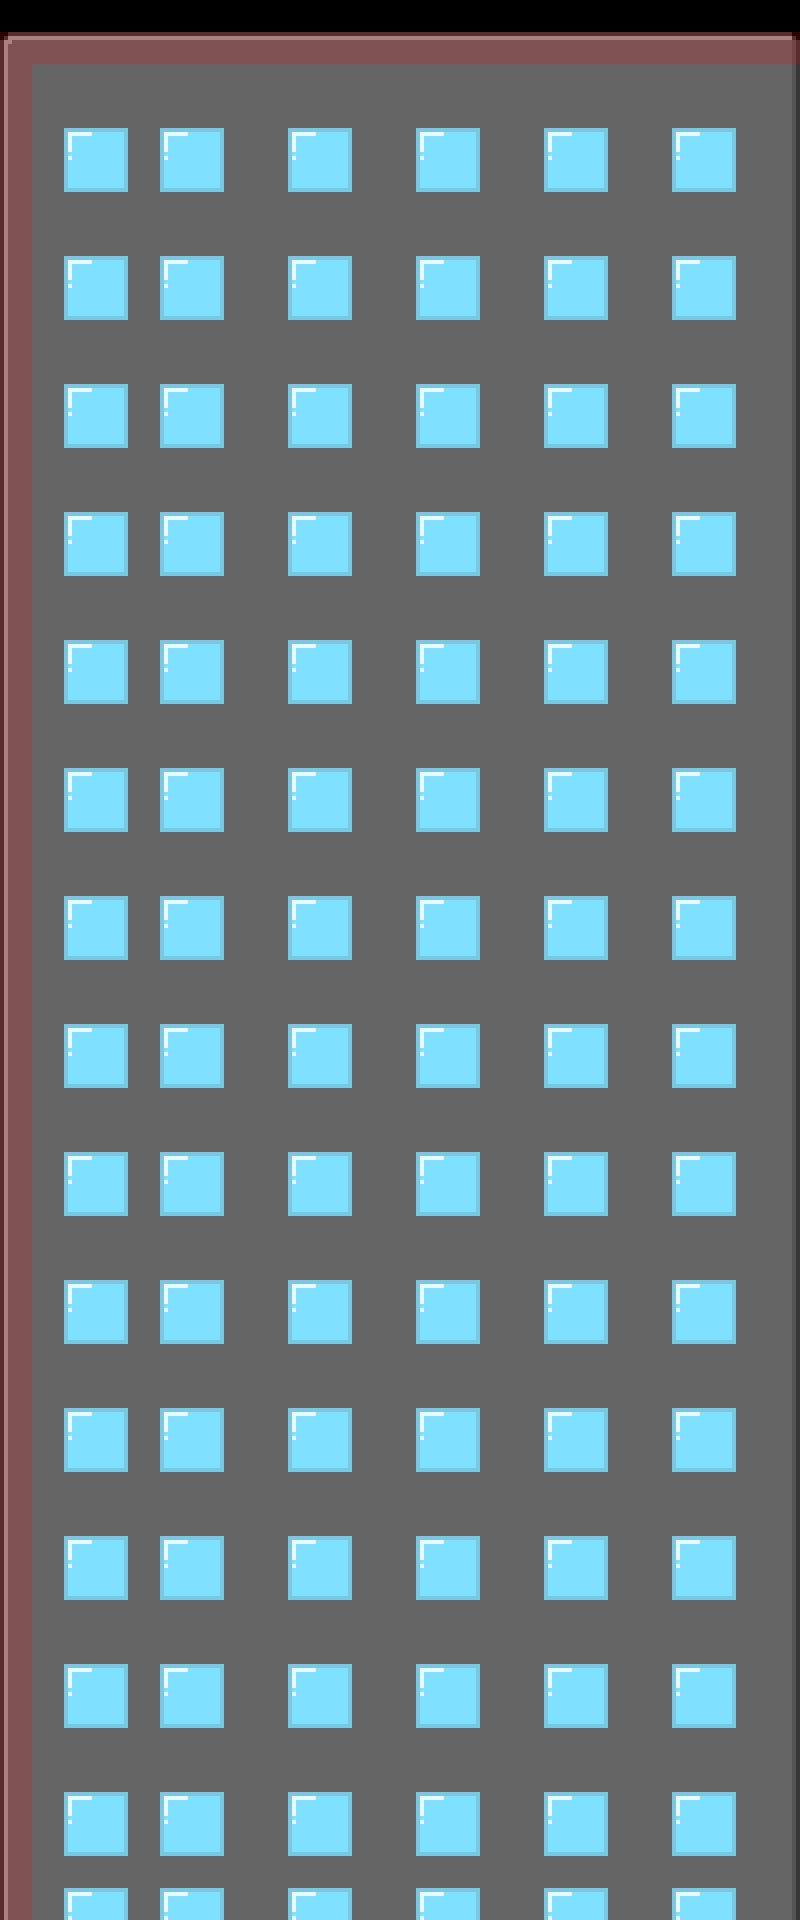

Tiled map render using the project's own tile images. Description and the map definition, with tile-layer contents summarised, below:
An orthogonal 25x60 tile map with 32x32 px tiles, 2 tile layers (layer1, collision).

<map version="1.0" orientation="orthogonal" width="25" height="60" tilewidth="32" tileheight="32">
 <tileset firstgid="1" name="tileset" tilewidth="32" tileheight="32">
  <image source="../tileset.png" trans="ffffff" width="384" height="256" />
 </tileset>
 <layer name="layer1" width="25" height="60">
  <data>[1500 cells, 1475 non-empty, 10 distinct tile ids]</data>
 </layer>
 <layer name="collision" width="25" height="60" opacity="0.18">
  <data>[1500 cells, 83 non-empty, 1 distinct tile ids]</data>
 </layer>
</map>
